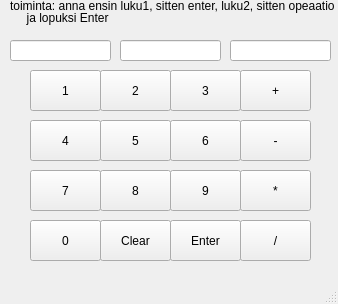
<?xml version="1.0" encoding="UTF-8"?>
<ui version="4.0">
 <class>MainWindow</class>
 <widget class="QMainWindow" name="MainWindow">
  <property name="geometry">
   <rect>
    <x>0</x>
    <y>0</y>
    <width>338</width>
    <height>304</height>
   </rect>
  </property>
  <property name="windowTitle">
   <string>MainWindow</string>
  </property>
  <widget class="QWidget" name="centralwidget">
   <widget class="QLabel" name="label">
    <property name="geometry">
     <rect>
      <x>10</x>
      <y>-10</y>
      <width>341</width>
      <height>31</height>
     </rect>
    </property>
    <property name="text">
     <string>toiminta: anna ensin luku1, sitten enter, luku2, sitten opeaatio</string>
    </property>
   </widget>
   <widget class="QPushButton" name="yksi">
    <property name="geometry">
     <rect>
      <x>30</x>
      <y>70</y>
      <width>71</width>
      <height>41</height>
     </rect>
    </property>
    <property name="text">
     <string>1</string>
    </property>
   </widget>
   <widget class="QPushButton" name="kaksi">
    <property name="geometry">
     <rect>
      <x>100</x>
      <y>70</y>
      <width>71</width>
      <height>41</height>
     </rect>
    </property>
    <property name="text">
     <string>2</string>
    </property>
   </widget>
   <widget class="QPushButton" name="kolme">
    <property name="geometry">
     <rect>
      <x>170</x>
      <y>70</y>
      <width>71</width>
      <height>41</height>
     </rect>
    </property>
    <property name="text">
     <string>3</string>
    </property>
   </widget>
   <widget class="QPushButton" name="plus">
    <property name="geometry">
     <rect>
      <x>240</x>
      <y>70</y>
      <width>71</width>
      <height>41</height>
     </rect>
    </property>
    <property name="text">
     <string>+</string>
    </property>
   </widget>
   <widget class="QPushButton" name="viisi">
    <property name="geometry">
     <rect>
      <x>100</x>
      <y>120</y>
      <width>71</width>
      <height>41</height>
     </rect>
    </property>
    <property name="text">
     <string>5</string>
    </property>
   </widget>
   <widget class="QPushButton" name="nelja">
    <property name="geometry">
     <rect>
      <x>30</x>
      <y>120</y>
      <width>71</width>
      <height>41</height>
     </rect>
    </property>
    <property name="text">
     <string>4</string>
    </property>
   </widget>
   <widget class="QPushButton" name="kuusi">
    <property name="geometry">
     <rect>
      <x>170</x>
      <y>120</y>
      <width>71</width>
      <height>41</height>
     </rect>
    </property>
    <property name="text">
     <string>6</string>
    </property>
   </widget>
   <widget class="QPushButton" name="miinus">
    <property name="geometry">
     <rect>
      <x>240</x>
      <y>120</y>
      <width>71</width>
      <height>41</height>
     </rect>
    </property>
    <property name="text">
     <string>-</string>
    </property>
   </widget>
   <widget class="QPushButton" name="kahdeksan">
    <property name="geometry">
     <rect>
      <x>100</x>
      <y>170</y>
      <width>71</width>
      <height>41</height>
     </rect>
    </property>
    <property name="text">
     <string>8</string>
    </property>
   </widget>
   <widget class="QPushButton" name="seitseman">
    <property name="geometry">
     <rect>
      <x>30</x>
      <y>170</y>
      <width>71</width>
      <height>41</height>
     </rect>
    </property>
    <property name="text">
     <string>7</string>
    </property>
   </widget>
   <widget class="QPushButton" name="yhdeksan">
    <property name="geometry">
     <rect>
      <x>170</x>
      <y>170</y>
      <width>71</width>
      <height>41</height>
     </rect>
    </property>
    <property name="text">
     <string>9</string>
    </property>
   </widget>
   <widget class="QPushButton" name="kerto">
    <property name="geometry">
     <rect>
      <x>240</x>
      <y>170</y>
      <width>71</width>
      <height>41</height>
     </rect>
    </property>
    <property name="text">
     <string>*</string>
    </property>
   </widget>
   <widget class="QPushButton" name="clear">
    <property name="geometry">
     <rect>
      <x>100</x>
      <y>220</y>
      <width>71</width>
      <height>41</height>
     </rect>
    </property>
    <property name="text">
     <string>Clear</string>
    </property>
   </widget>
   <widget class="QPushButton" name="nolla">
    <property name="geometry">
     <rect>
      <x>30</x>
      <y>220</y>
      <width>71</width>
      <height>41</height>
     </rect>
    </property>
    <property name="text">
     <string>0</string>
    </property>
   </widget>
   <widget class="QPushButton" name="enter">
    <property name="geometry">
     <rect>
      <x>170</x>
      <y>220</y>
      <width>71</width>
      <height>41</height>
     </rect>
    </property>
    <property name="text">
     <string>Enter</string>
    </property>
   </widget>
   <widget class="QPushButton" name="jako">
    <property name="geometry">
     <rect>
      <x>240</x>
      <y>220</y>
      <width>71</width>
      <height>41</height>
     </rect>
    </property>
    <property name="text">
     <string>/</string>
    </property>
   </widget>
   <widget class="QLineEdit" name="operand1">
    <property name="geometry">
     <rect>
      <x>10</x>
      <y>40</y>
      <width>101</width>
      <height>21</height>
     </rect>
    </property>
   </widget>
   <widget class="QLineEdit" name="operand2">
    <property name="geometry">
     <rect>
      <x>120</x>
      <y>40</y>
      <width>101</width>
      <height>21</height>
     </rect>
    </property>
   </widget>
   <widget class="QLineEdit" name="tulos">
    <property name="geometry">
     <rect>
      <x>230</x>
      <y>40</y>
      <width>101</width>
      <height>21</height>
     </rect>
    </property>
   </widget>
   <widget class="QLabel" name="label_2">
    <property name="geometry">
     <rect>
      <x>20</x>
      <y>10</y>
      <width>181</width>
      <height>16</height>
     </rect>
    </property>
    <property name="text">
     <string>  ja lopuksi Enter</string>
    </property>
   </widget>
  </widget>
  <widget class="QMenuBar" name="menubar">
   <property name="geometry">
    <rect>
     <x>0</x>
     <y>0</y>
     <width>338</width>
     <height>22</height>
    </rect>
   </property>
  </widget>
  <widget class="QStatusBar" name="statusbar"/>
 </widget>
 <resources/>
 <connections/>
</ui>
